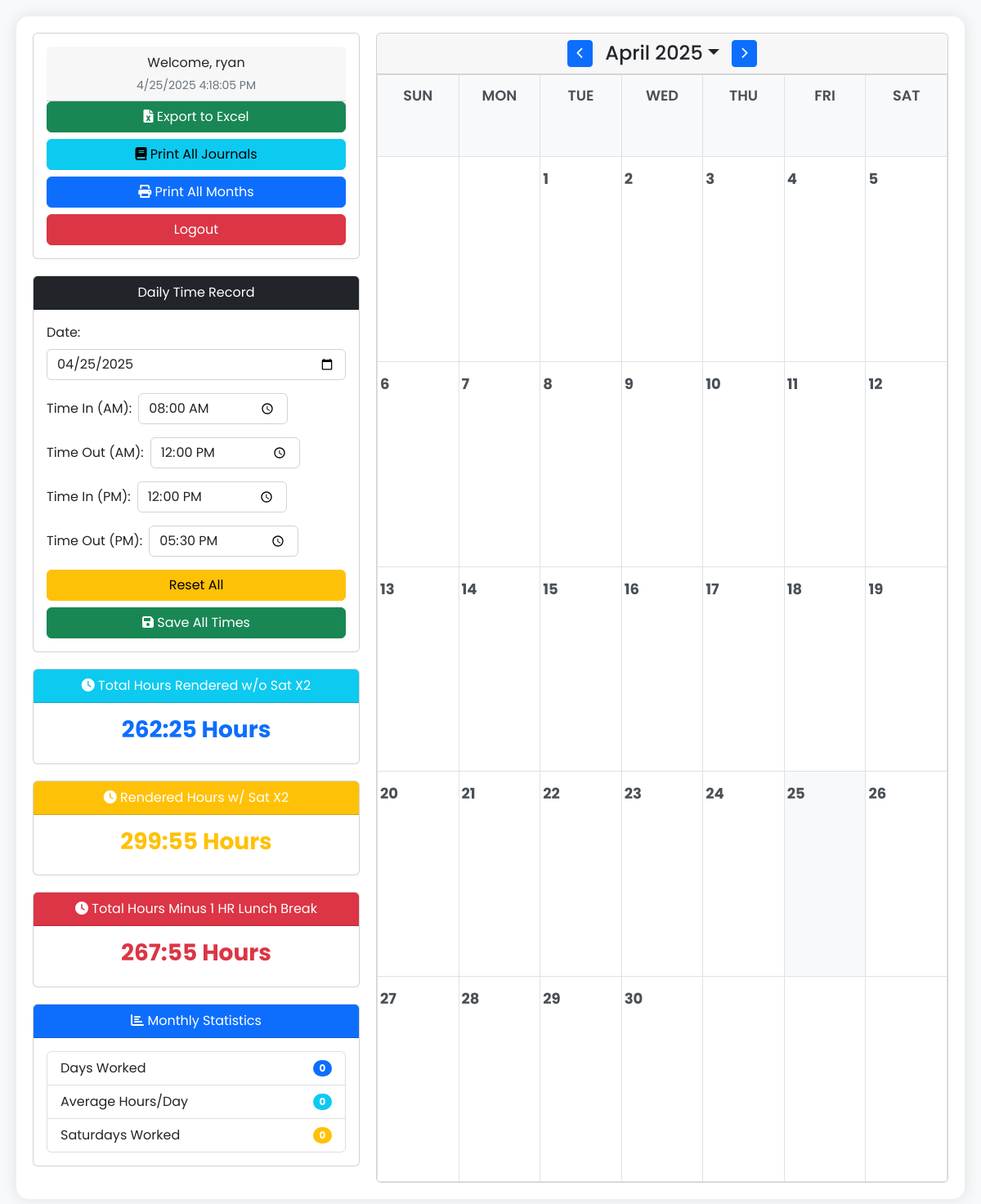
/dtr2.php (signed in), run on an earlier commit of the app's database.
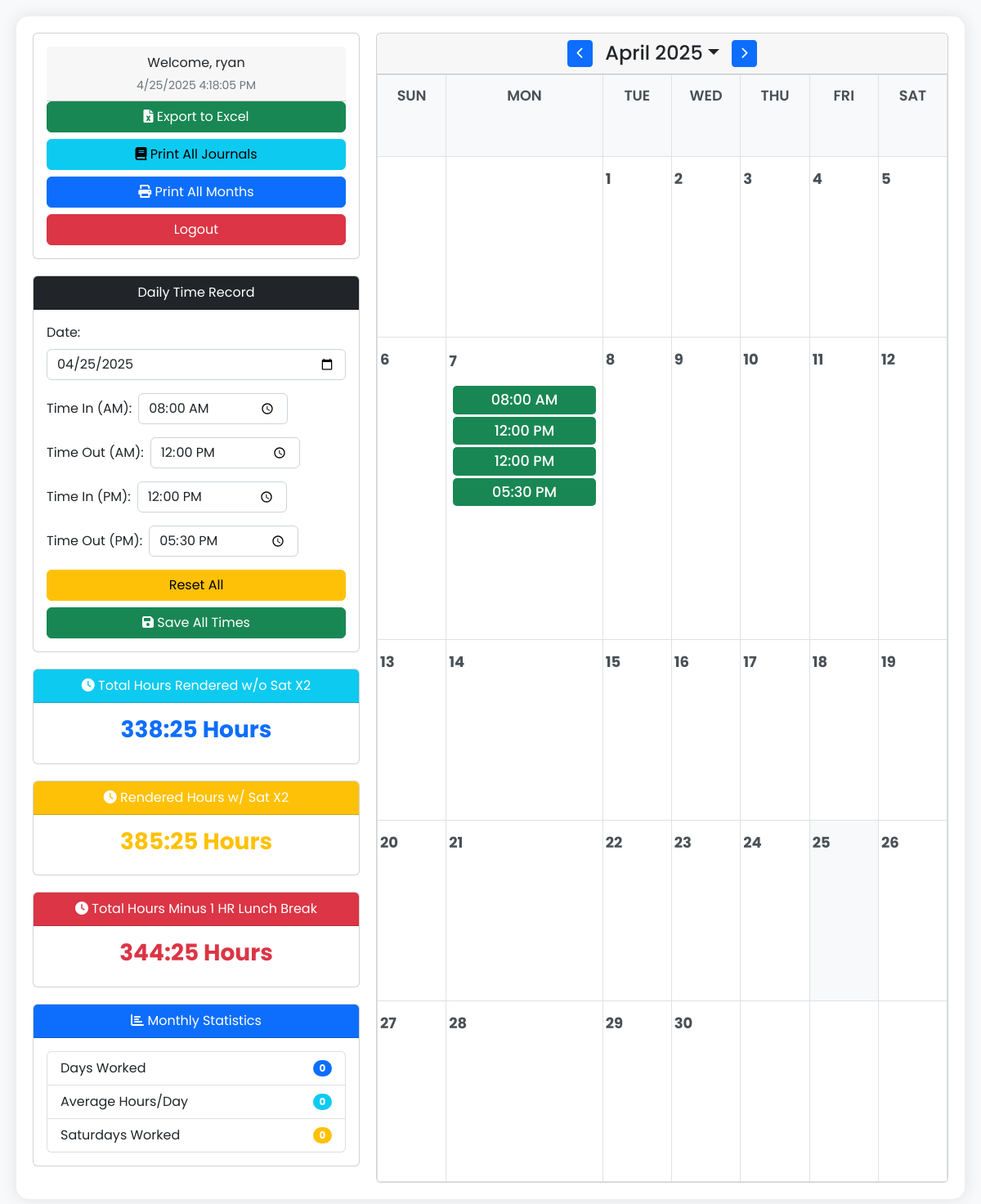
And on a later commit of the database.
### tables this page shows
CREATE TABLE `dtr_records` (
  `id` int(11) NOT NULL,
  `user_id` int(11) NOT NULL,
  `date` date NOT NULL,
  `time_in_am` time DEFAULT NULL,
  `time_out_am` time DEFAULT NULL,
  `time_in_pm` time DEFAULT NULL,
  `time_out_pm` time DEFAULT NULL,
  `total_hours` decimal(5,2) GENERATED ALWAYS AS (ifnull(timestampdiff(MINUTE,`time_in_am`,`time_out_am`) / 60.0,0) + ifnull(timestampdiff(MINUTE,`time_in_pm`,`time_out_pm`) / 60.0,0)) STORED,
  `created_at` timestamp NOT NULL DEFAULT current_timestamp(),
  `updated_at` timestamp NOT NULL DEFAULT current_timestamp() ON UPDATE current_timestamp()
);

### dtr2.php (the view, shortened to what the changed rows need)
<?php
require_once "db_connect.php";
$year = isset($_GET['year']) ? (int)$_GET['year'] : (int)date('Y');
$month = isset($_GET['month']) ? (int)$_GET['month'] : (int)date('n');
function generateCalendarPHP($year, $month)
{
    $firstDay = date('w', mktime(0, 0, 0, $month, 1, $year));
    $daysInMonth = date('t', mktime(0, 0, 0, $month, 1, $year));
    $calendar = '<div class="card-header">';
    $calendar .= '<div class="month-nav">';
    $calendar .= '<a href="?month=' . ($month - 1) . '&year=' . $year . '" class="btn btn-primary btn-sm"><i class="fas fa-chevron-left"></i></a>';
    $calendar .= '<div class="dropdown">';
    $calendar .= '<h4 class="mb-0 dropdown-toggle" id="monthDropdown" data-bs-toggle="dropdown" aria-expanded="false">' . date('F Y', mktime(0, 0, 0, $month, 1, $year)) . '</h4>';
    $calendar .= '<ul class="dropdown-menu" aria-labelledby="monthDropdown">';
    for ($m = 1; $m <= 12; $m++) {
        $calendar .= '<li><a class="dropdown-item" href="?month=' . $m . '&year=' . $year . '">' . date('F', mktime(0, 0, 0, $m, 1, $year)) . '</a></li>';
    }
    $calendar .= '</ul>';
    $calendar .= '</div>';
    $calendar .= '<a href="?month=' . ($month + 1) . '&year=' . $year . '" class="btn btn-primary btn-sm"><i class="fas fa-chevron-right"></i></a>';
    $calendar .= '</div></div>';
    $calendar .= '<div class="card-body p-0">';
    $calendar .= '<table class="calendar w-100">';
    $calendar .= '<thead><tr>';
    $days = ['Sun', 'Mon', 'Tue', 'Wed', 'Thu', 'Fri', 'Sat'];
    foreach ($days as $day) {
        $calendar .= "<th>$day</th>";
    }
    $calendar .= '</tr></thead><tbody><tr>';
    for ($i = 0; $firstDay > $i; $i++) {
        $calendar .= '<td></td>';
    }
    $currentDay = 1;
    $dayOfWeek = $firstDay;
    while ($currentDay <= $daysInMonth) {
        if ($dayOfWeek == 7) {
            $dayOfWeek = 0;
            $calendar .= '</tr><tr>';
        }
        $date = sprintf('%04d-%02d-%02d', $year, $month, $currentDay);
        $today = ($date == date('Y-m-d')) ? ' bg-light' : '';
        $records = isset($_SESSION['id']) ? getTimeRecords($_SESSION['id'], $date) : null;
        $calendar .= "<td class='$today'>";
        $calendar .= "<div class='day-header'>";
        $calendar .= $currentDay;
        if ($records && ($records['time_in_am'] || $records['time_out_am'] ||
            $records['time_in_pm'] || $records['time_out_pm'])) {
            $calendar .= "<div class='button-container'>";
            $calendar .= "<button class='edit-day btn btn-outline-success btn-sm' onclick='showEditModal(\"$date\")'>
                            <i class='fas fa-edit'></i>
                        </button>";
            $calendar .= "<button class='journal-day btn btn-outline-info btn-sm' onclick='showJournalModal(\"$date\")'>
                            <i class='fas fa-book'></i>
                        </button>";
            $calendar .= "<button class='delete-day btn btn-outline-danger btn-sm' onclick='deleteDay(\"$date\")'>
                            <i class='fas fa-times'></i>
                        </button>";
            $calendar .= "</div>";
        } else {
            $calendar .= "<button class='add-day btn btn-outline-primary btn-sm' type='button' data-bs-toggle='modal' data-bs-target='#addTimeModal' onclick='initAddModal(\"$date\")'>
                            <i class='fas fa-plus'></i>
                        </button>";
        }
        $calendar .= "</div>";
        $calendar .= "<div id='entry-$year-$month-$currentDay' class='entry-container'>";
        if ($records) {
            if ($records['time_in_am']) {
                $calendar .= "<div class='calendar-entry'>" . date('h:i A', strtotime($records['time_in_am'])) . "</div>";
            }
            if ($records['time_out_am']) {
                $calendar .= "<div class='calendar-entry'>" . date('h:i A', strtotime($records['time_out_am'])) . "</div>";
            }
            if ($records['time_in_pm']) {
                $calendar .= "<div class='calendar-entry'>" . date('h:i A', strtotime($records['time_in_pm'])) . "</div>";
            }
            if ($records['time_out_pm']) {
                $calendar .= "<div class='calendar-entry'>" . date('h:i A', strtotime($records['time_out_pm'])) . "</div>";
            }
        }
        $calendar .= "</div></td>";
        $currentDay++;
        $dayOfWeek++;
    }
    while ($dayOfWeek < 7) {
        $calendar .= '<td></td>';
        $dayOfWeek++;
    }
    $calendar .= '</tr></tbody></table></div>';
    return $calendar;
}
function getTimeRecords($user_id, $date)
{
    global $conn;
    $sql = "SELECT * FROM dtr_records WHERE user_id = ? AND date = ?";
    $stmt = $conn->prepare($sql);
    $stmt->bind_param("is", $user_id, $date);
    $stmt->execute();
    return $stmt->get_result()->fetch_assoc();
}
function formatHoursToTime($decimal_hours)
{
    $hours = floor($decimal_hours);
    $minutes = round(($decimal_hours - $hours) * 60);
    return sprintf("%d:%02d", $hours, $minutes);
}
function calculateTotalHours($user_id)
{
    global $conn;
    $sql = "SELECT SUM(total_hours) as total FROM dtr_records WHERE user_id = ?";
    $stmt = $conn->prepare($sql);
    $stmt->bind_param("i", $user_id);
    $stmt->execute();
    $result = $stmt->get_result()->fetch_assoc();
    return formatHoursToTime($result['total'] ?? 0);
}
function calculateTotalHoursWithSaturday($user_id)
{
    global $conn;
    $sql = "SELECT
            date,
            total_hours,
            DAYOFWEEK(date) as day_of_week
            FROM dtr_records
            WHERE user_id = ?";
    $stmt = $conn->prepare($sql);
    $stmt->bind_param("i", $user_id);
    $stmt->execute();
    $result = $stmt->get_result();
    $totalHours = 0;
    while ($row = $result->fetch_assoc()) {
        if ($row['day_of_week'] == 7) {
            $totalHours += ($row['total_hours'] * 2);
        } else {
            $totalHours += $row['total_hours'];
        }
    }
    return formatHoursToTime($totalHours);
}
function calculateTotalHoursMinusLunch($user_id)
{
    global $conn;
    $sql = "SELECT
            date,
            total_hours,
            DAYOFWEEK(date) as day_of_week
            FROM dtr_records
            WHERE user_id = ?";
    $stmt = $conn->prepare($sql);
    $stmt->bind_param("i", $user_id);
    $stmt->execute();
    $result = $stmt->get_result();
    $totalHours = 0;
    while ($row = $result->fetch_assoc()) {
        $hoursForDay = $row['total_hours'] - 1;
        if ($row['day_of_week'] == 7) {
            $hoursForDay = ($hoursForDay * 2);
        }
        $totalHours += $hoursForDay;
    }
    return formatHoursToTime($totalHours);
}
?>
<!DOCTYPE html>
<html lang="en">
<head>
    <link href="https://cdn.jsdelivr.net/npm/bootstrap@5.2.3/dist/css/bootstrap.min.css" rel="stylesheet">
    <link rel="stylesheet" href="https://cdnjs.cloudflare.com/ajax/libs/font-awesome/6.0.0/css/all.min.css">
</head>
<body>
    <div class="container">
        <div class="sidebar">
            <div class="card mt-3">
                <div class="card-body text-center">
                    <h3 id="totalHours" class="fw-bold text-primary">
                        <?php echo calculateTotalHours($_SESSION['id']); ?> Hours
                    </h3>
                </div>
            </div>
            <div class="card mt-3">
                <div class="card-body text-center">
                    <h3 id="totalHoursWithSaturday" class="fw-bold text-warning">
                        <?php echo calculateTotalHoursWithSaturday($_SESSION['id']); ?> Hours
                    </h3>
                </div>
            </div>
            <div class="card mt-3">
                <div class="card-body text-center">
                    <h3 id="totalHoursMinusLunch" class="fw-bold text-danger">
                        <?php echo calculateTotalHoursMinusLunch($_SESSION['id']); ?> Hours
                    </h3>
                </div>
            </div>
        </div>
        <div class="main-content">
            <div class="card h-100">
                <?php echo generateCalendarPHP($year, $month); ?>
            </div>
        </div>
    </div>
</body>
</html>

What changed in the data, as far as the page shows it:
added dtr_records: time_in_am "08:00 AM", time_out_am "12:00 PM", time_in_pm "12:00 PM", time_out_pm "05:30 PM"
Also different on the page:
calculateTotalHours($_SESSION['id']): "262:25" → "338:25"
calculateTotalHoursWithSaturday($_SESSION['id']): "299:55" → "385:25"
calculateTotalHoursMinusLunch($_SESSION['id']): "267:55" → "344:25"
new list line: "7"
list line gone: "7"
